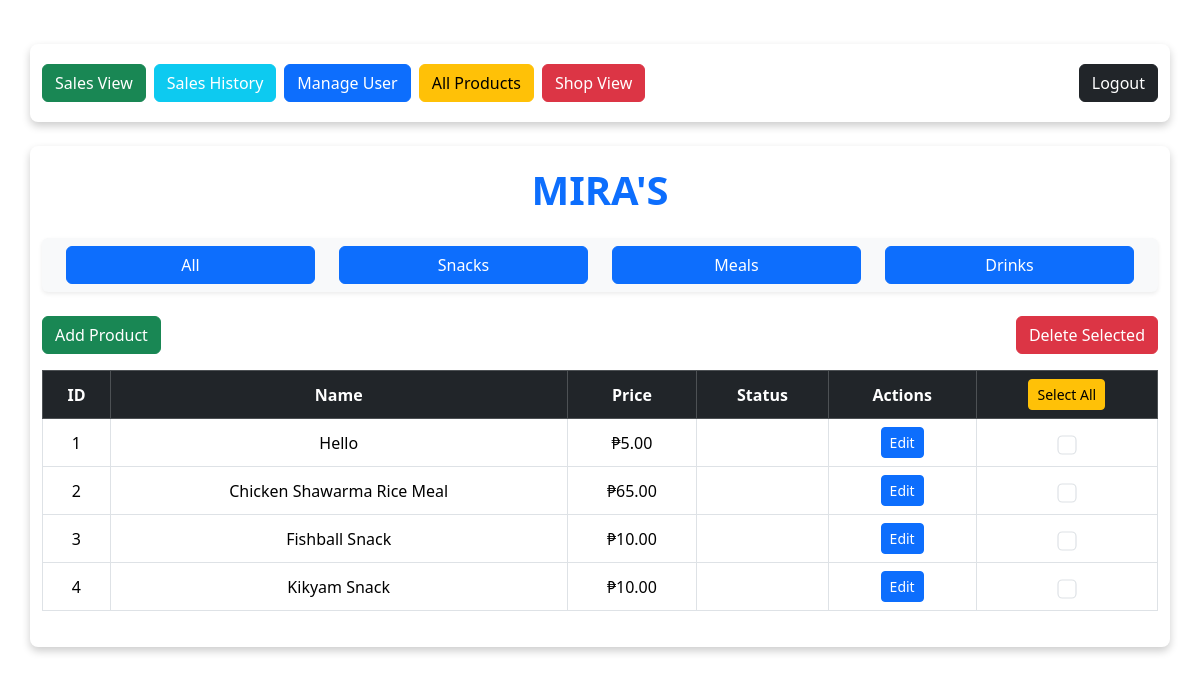
The page /Admin/table.php (signed in) on the database as committed earlier.
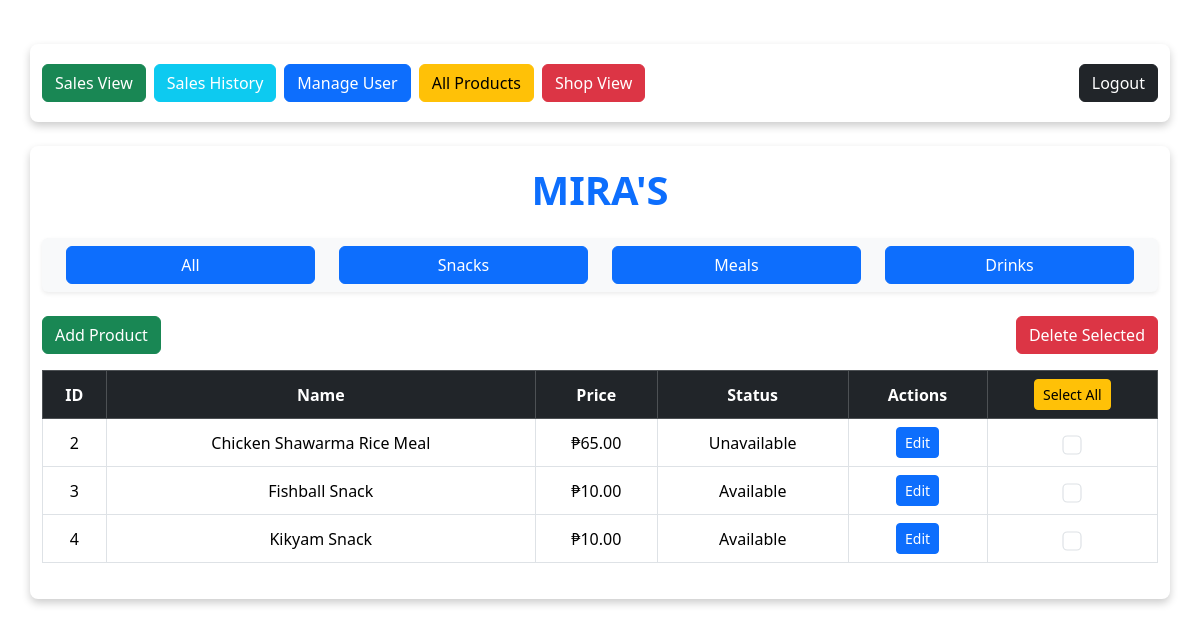
The same page on the database as committed later.
### tables this page shows
CREATE TABLE `products` (
  `product_id` int(11) NOT NULL,
  `product_name` varchar(100) NOT NULL,
  `product_price` varchar(50) NOT NULL,
  `product_status` varchar(50) NOT NULL,
  `product_image` varchar(300) NOT NULL
);

### Admin/table.php (the view, shortened to what this page needs)
<?php
include "adminsession.php";
$filter = "";
if ($filter) {
    $condition = "%" . $filter . "%";
    $fetch = $pdo->prepare("SELECT * FROM products WHERE product_name LIKE :condition");
    $fetch->execute([':condition' => $condition]);
} else {
    $fetch = $pdo->prepare("SELECT * FROM products");
    $fetch->execute();
}
$products = $fetch->fetchAll();
?>
<!DOCTYPE html>
<html lang="en">
<head>
    <link href="https://cdn.jsdelivr.net/npm/bootstrap@5.3.2/dist/css/bootstrap.min.css" rel="stylesheet">
</head>
<body>
<div class="container my-4 d-flex justify-content-between flex-wrap gap-2">
    <div class="d-flex flex-wrap gap-2">
        <a href="index.php" class="btn btn-success btn-custom">Sales View</a>
        <a href="history.php" class="btn btn-info text-white btn-custom">Sales History</a>
        <a href="manageuser.php" class="btn btn-primary btn-custom">Manage User</a>
        <a href="table.php" class="btn btn-warning btn-custom">All Products</a>
        <a href="shopview.php" class="btn btn-danger btn-custom">Shop View</a>
    </div>
    <div>
        <a href="../logout.php" class="btn btn-dark btn-custom">Logout</a>
    </div>
</div>
<div class="container my-4">
    <h1 class="text-center fw-bold text-primary mb-4">MIRA'S</h1>
    <form method="POST">
        <nav class="navbar navbar-expand-lg navbar-light bg-light rounded shadow-sm mb-4">
            <div class="container-fluid justify-content-center">
                <div class="row w-100">
                    <div class="col-3">
                        <button type="submit" name="All" class="btn btn-primary w-100">All</button>
                    </div>
                    <div class="col-3">
                        <button type="submit" name="Snacks" class="btn btn-primary w-100">Snacks</button>
                    </div>
                    <div class="col-3">
                        <button type="submit" name="Meals" class="btn btn-primary w-100">Meals</button>
                    </div>
                    <div class="col-3">
                        <button type="submit" name="Drinks" class="btn btn-primary w-100">Drinks</button>
                    </div>
                </div>
            </div>
        </nav>
    </form>
    <div class="table-responsive">
        <form action="delete.php" method="post">
            <?php if (count($products) === 0): ?>
                <div class="text-center my-4">
                    <h2>No Product Found</h2>
                    <a href="addproduct.php" class="btn btn-success mt-2">Add Product</a>
                </div>
            <?php else: ?>
                <div class="row justify-content-between mb-3">
                    <div class="col-auto">
                        <a href="addproduct.php" class="btn btn-success">Add Product</a>
                    </div>
                    <div class="col-auto">
                        <button name="delete_selected" class="btn btn-danger">Delete Selected</button>
                    </div>
                </div>
                <table class="table table-bordered align-middle">
                    <thead class="table-dark text-center">
                        <tr>
                            <th scope="col">ID</th>
                            <th scope="col">Name</th>
                            <th scope="col">Price</th>
                            <th scope="col">Status</th>
                            <th scope="col">Actions</th>
                            <th scope="col">
                                <button type="button" class="btn btn-warning btn-sm" id="select-all">Select All</button>
                            </th>
                        </tr>
                    </thead>
                    <tbody>
                        <?php foreach ($products as $product): ?>
                            <tr>
                                <td class="text-center"><?= $product['product_id'] ?></td>
                                <td><?= htmlspecialchars($product['product_name']) ?></td>
                                <td class="text-center">₱<?= number_format($product['product_price'], 2) ?></td>
                                <td class="text-center"><?= $product['product_status'] ?></td>
                                <td class="text-center">
                                    <a href="edit.php?id=<?= $product['product_id'] ?>" class="btn btn-primary btn-sm">Edit</a>
                                </td>
                                <td class="text-center">
                                    <input type="checkbox" class="form-check-input delete-checkbox" name="product_ids[]" value="<?= $product['product_id'] ?>">
                                </td>
                            </tr>
                        <?php endforeach; ?>
                    </tbody>
                </table>
            <?php endif; ?>
        </form>
    </div>
</div>
</body>
</html>

Rows that differ between the two databases and show on the page:
removed products: product_id "1", product_name "Hello", product_price "5.00"
changed products "Chicken Shawarma Rice Meal": product_status (not shown) → "Unavailable"
changed products "Fishball Snack": product_status (not shown) → "Available"
changed products "Kikyam Snack": product_status (not shown) → "Available"
